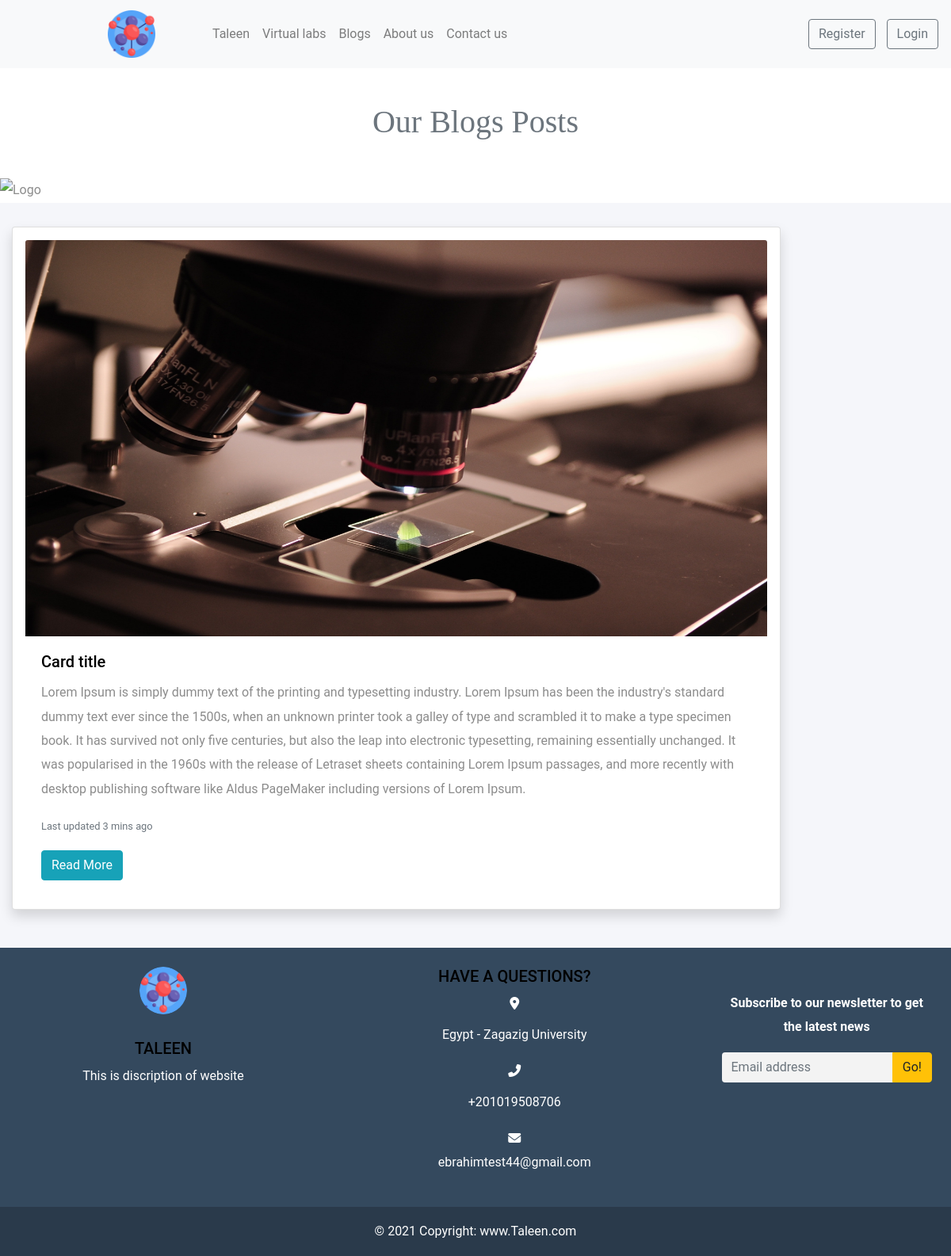
Screenshot of /blog/ with the database file from the repository.
### settings/models.py (models this page shows, shortened)
class Website(models.Model):
   name = models.CharField(max_length=100)
   description = models.TextField(max_length=1000)
   phone = models.CharField(max_length=20)
   Address = models.CharField(max_length=100)
   email = models.EmailField(max_length=254)
   logo = models.ImageField(upload_to='images/')
   fb_link = models.URLField(max_length=200)
   twitter_link = models.URLField(max_length=200)
   instagram_link = models.URLField(max_length=200)

### blog/models.py (models this page shows, shortened)
class Post(models.Model):
    author = models.ForeignKey(User, related_name='post_author', on_delete=models.CASCADE)
    category = models.ForeignKey('Category', related_name='post_category', on_delete=models.CASCADE)
    title = models.CharField(max_length=50)
    image = models.ImageField(upload_to='images/')
    created_at = models.DateTimeField(default=timezone.now)
    description = models.TextField(max_length=20000)
    tags = TaggableManager()
    slug = models.SlugField(null=True, blank=True)
    def get_absolute_url(self):
        return reverse('blog:post_detail',args=[str(self.slug)])

### blog/views.py (the view)
# urls.py: path('',views.PostList.as_view(),name='post_list'),
class PostList(ListView):
    model = Post

### blog/templates/blog/post_list.html (shortened to what this page needs)
{% extends "base.html" %}
{% load static %}
{% block body %}
<br />
<header class="margin-Top">
  <div class="">
    <p>
    <h1 class="text-center text-muted animate__heartBeat" style="font-family: fantasy;">Our Blogs Posts</h1>
    </p>
    <br />
    <img src='{% static "images/pexels-polina-zimmerman-3747486.jpg"%}' class="" alt="Logo" height="800px;" width="100%;">
  </div>
</header>
<section class="Blogs">
  <div class="container-fluid MovingLeft">
    <div class="row">
      <div class="col-lg-10 col-md-12 col-sm-12 ">
        <br />
        {% for post in post_list %}
        <div class="card mb-3 shadow p-3 mb-5 bg-white rounded">
          <img src='{% static "images/pexels-pixabay-256262.jpg"%}' class="card-img-top" alt="Logo" height="500px;">
          <div class="card-body">
            <h5 class="card-title">Card title</h5>
            <p class="card-text">
              Lorem Ipsum is simply dummy text of the printing and typesetting industry. Lorem Ipsum has been the industry's standard dummy text ever since the 1500s, when an unknown printer took a galley of type and scrambled it to make a type
              specimen book. It has
              survived not only five centuries, but also the leap into electronic typesetting, remaining essentially unchanged. It was popularised in the 1960s with the release of Letraset sheets containing Lorem Ipsum passages, and
              more recently with desktop publishing software like Aldus PageMaker including versions of Lorem Ipsum.
            </p>
            <p class="card-text"><small class="text-muted">Last updated 3 mins ago</small></p>
            <a href="{{post.get_absolute_url}}" class="btn btn-info"> Read More</a>
          </div>
        </div>
        {% endfor %}
      </div>
    </div>
  </div>
</section>
{% endblock body %}

### templates/base.html (shortened to what this page needs)
{% load static %}
<!doctype html>
<html lang="en">
<head>
    <link rel="stylesheet" href="https://cdn.jsdelivr.net/npm/bootstrap@4.6.0/dist/css/bootstrap.min.css">
    <link rel="stylesheet" href="{% static 'wowJs/css/libs/animate.css' %}" />
    <link rel="stylesheet" href="https://cdnjs.cloudflare.com/ajax/libs/animate.css/4.1.1/animate.min.css" />
    <link rel="stylesheet" href="{% static 'css/style.css' %}">
    <link rel="stylesheet" href="{% static 'css/styleContact.css' %}">
</head>
<body>
    <nav class="navbar navbar-expand-lg navbar-light bg-light fixed-top ">
        <a class="navbar-brand margin-left Left" href="#"><img src="{{myfooter.logo.url}}" style="width: 60px; height:60px" alt="Taleen"></a>
        <div class="collapse navbar-collapse " id="navbarSupportedContent">
            <ul class="navbar-nav mr-auto ml-5 underline Left control flex-md-shrink-0 " style="margin-trim: 0;">
                <li class="nav-item ">
                    <a class="nav-link " href="/">Taleen <span class="sr-only">(current)</span></a>
                </li>
                <li class="nav-item ">
                    <a class="nav-link" href="{% url 'labs:lab_list' %}">Virtual labs</a>
                </li>
                <li class="nav-item ">
                    <a class="nav-link " href="{% url 'blog:post_list' %}">Blogs</a>
                </li>
                <li class="nav-item ">
                    <a class="nav-link" href="{% url 'about:about' %}">About us</a>
                </li>
                <li class="nav-item ">
                    <a class="nav-link" href="{% url 'contact:contact' %}">Contact us</a>
                </li>
            </ul>
            {% if request.user.is_authenticated %}
            <li class="nav-item dropdown adjusting dropdown-menu-right dropdown-menu-lg-left" style="list-style-type: none; padding-right: 80px;">
                <a class="nav-link dropdown-toggle" style="color: #8da3a5;" href="#" id="navbarDropdown" role="button" data-toggle="dropdown" aria-haspopup="true" aria-expanded="false">
                    <i class="fas fa-user-circle "></i>
                </a>
                <div class="dropdown-menu" style="background-color: #ecf0f1;" aria-labelledby="navbarDropdown">
                    <a class="dropdown-item" href="{% url 'accounts:profile' %}">profile</a>
                    <a class="dropdown-item" href="#">FAQ</a>
                    <div class="dropdown-divider"></div>
                    <a class="dropdown-item" href="{% url 'logout' %}">log out</a>
                </div>
            </li>
            {% else %}
            <div class="my-2 my-lg-0 ">
                <a href="{% url 'accounts:signup' %}" class="btn btn-outline-secondary my-2 my-sm-0" role="button" aria-pressed="true" target="_blank">Register</a>
                <a href="{% url 'login' %}" class="btn btn-outline-secondary myMoving" role="button" aria-pressed="true" target="_blank">Login</a>
            </div>
            {% endif %}
        </div>
    </nav>
{% block body %}
{% endblock body %}
    <footer class="bg-footer text-white text-center text-lg-start ">
        <div class=" p-4">
            <div class="row">
                <div class="col-lg-4 col-md-12 mb-4 mb-md-0">
                    <img src="{% static 'images/molecule.png' %}" class="rounded-circle" alt="logo" style="width: 60px; height:60px">
                    <br /> <br />
                    <h5 class="text-uppercase ">{{myfooter.name}}</h5>
                    <p>
                        {{myfooter.description}}
                    </p>
                </div>
                <div class="col-lg-5 col-md-6 mb-4 mb-md-0">
                    <h5 class="">HAVE A QUESTIONS?</h5>
                    <div class="">
                        <i class="fas fa-map-marker-alt "></i>
                        <div class="media-body">
                            <p>{{myfooter.Address}}</p>
                        </div>
                    </div>
                    <div class="">
                        <i class="fas fa-phone-alt"></i>
                        <div class="media-body">
                            <p>{{myfooter.phone}}</p>
                        </div>
                    </div>
                    <div class="">
                        <i class="fas fa-envelope"></i>
                        <div class="media-body">
                            <p>{{myfooter.email}}</p>
                        </div>
                    </div>
                </div>
                <div class="col-lg-3 col-md-6 mb-4 mb-md-0 mt-0">
                    <br />
                    <p class=""><strong>Subscribe to our newsletter to get the latest news</strong></p>
                    <div class="input-group ">
                        <input type="text" class="form-control" placeholder="Email address" aria-label="Recipient's username" aria-describedby="button-addon2">
                        <div class="input-group-append">
                            <button class="btn btn-warning" type="submit" id="button-addon2">Go!</button>
                        </div>
                    </div>
                </div>
            </div>
        </div>
        <div class="text-center p-3" style="background-color: rgba(0, 0, 0, 0.2)">
            © 2021 Copyright:
            <a class="text-white" href="/">www.Taleen.com</a>
        </div>
    </footer>
</body>
</html>

### static/css/style.css (style rules this page uses)
.MovingLeft { justify-content: center; background-color: #f5f6fa; }
img { vertical-align: middle; border: 0px }
.myMoving { margin-left: 10px; }
.margin-left { margin-left: 120px; }
.bg-footer { background-color: #34495e; }
html { scroll-behavior: smooth; }
.margin-Top { margin-top: 100px; }
html, body { overflow-x: hidden; }
body { position: relative; }

### static/css/styleContact.css (style rules this page uses)
body { font-family: "Roboto", sans-serif; background-color: #fff; line-height: 1.9; color: #8c8c8c; }
h1, h2, h3, h4, h5, h6, .h1, .h2, .h3, .h4, .h5, .h6 { font-family: "Roboto", sans-serif; color: #000; }
.form-control { border: none; background: #f3f3f3; }

### rows the page displays
Website: logo (picture), name "TALEEN", description "This is discription of website", Address "Egypt - Zagazig University", phone "+201019508706", email "ebrahimtest44@gmail.com"
